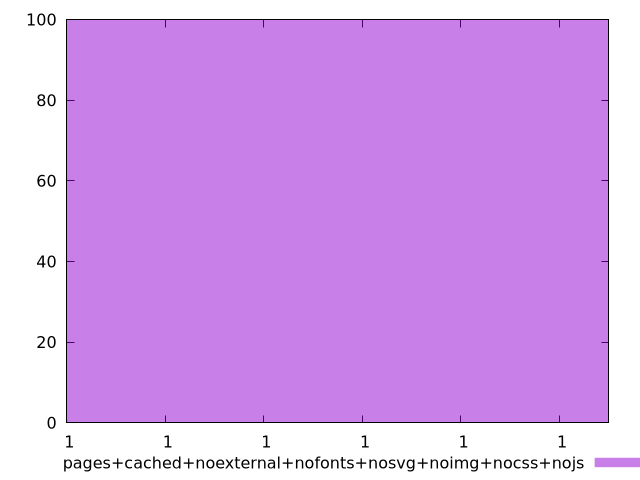

The script that saved this image:
$_pagesCachedNoexternalNofontsNosvgNoimgNocssNojs <<EOF
0.9999999999999791 100
EOF
set key outside below
set terminal pngcairo
set output "report_00005_2020-11-02T22-26-11.212Z/dom-size/pages+cached+noexternal+nofonts+nosvg+noimg+nocss+nojs//hist.png"
set yrange [0:100]
set boxwidth 1.383379926633412e-15
set style fill transparent solid 0.5 noborder
plot $_pagesCachedNoexternalNofontsNosvgNoimgNocssNojs title "pages+cached+noexternal+nofonts+nosvg+noimg+nocss+nojs" with boxes ,
